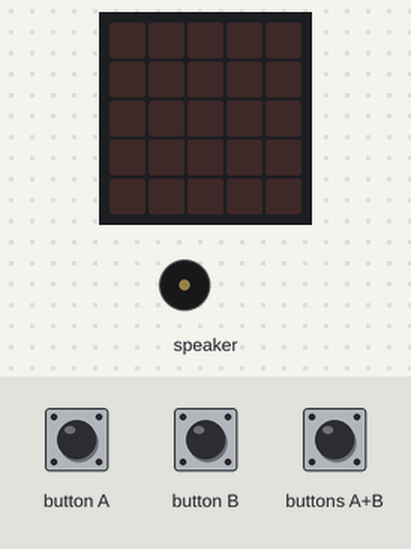
A program run on a simulated Calliope mini (MakeCode). Parts: the board's 5×5 LED display, buzzer (waves = sounding). The inputs (shaded band) are chosen by the test bench.

Above: at 1.2 s.
1.3 s: button A pressed for 0.15 s
At 2.4 s:
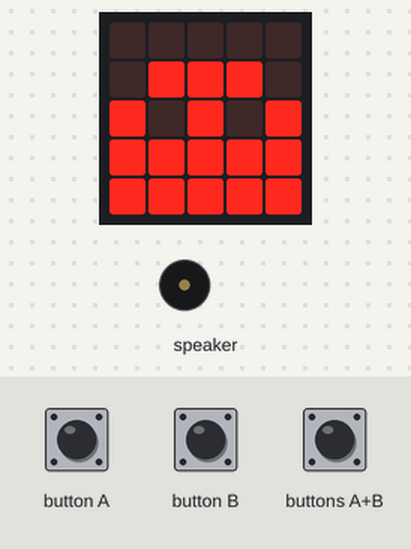
4.4 s: buttons A+B pressed for 0.15 s
At 5.65 s:
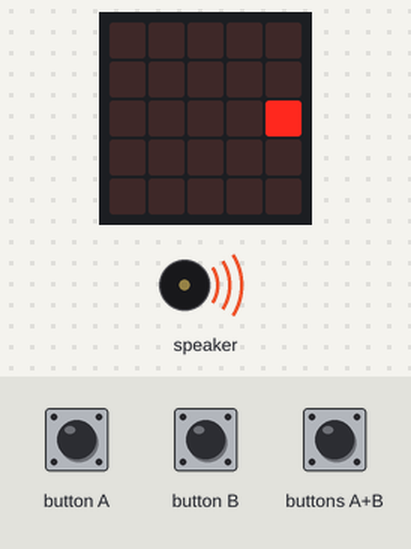
7.4 s: button B pressed for 0.15 s
At 10.05 s:
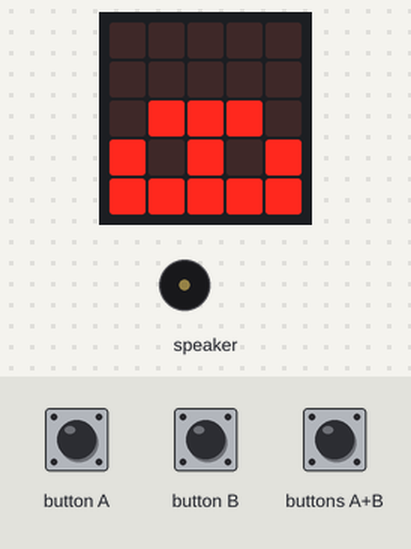
10.4 s: button A pressed for 0.15 s
At 13.3 s:
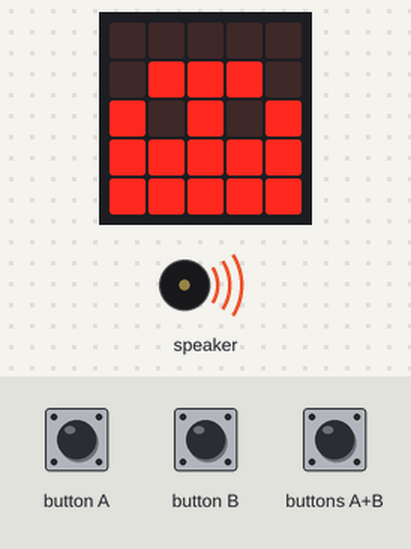
13.4 s: buttons A+B pressed for 1 s
16.5 s: button B pressed for 0.15 s
At 20.39 s:
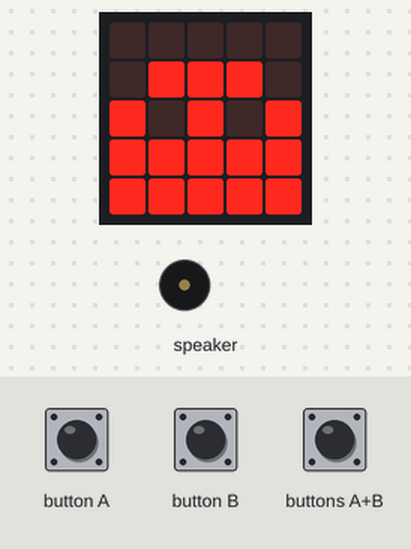
Timing chart, 0 to 20.5 s (numbered marks = the images above; inputs shaded):
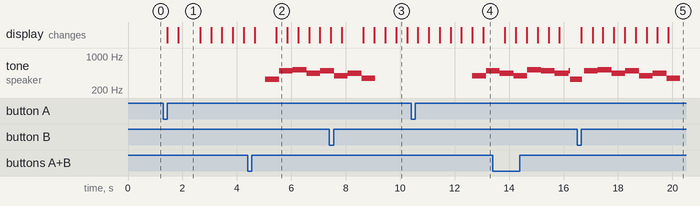

The program:

main.ts
```typescript
input.onButtonEvent(Button.A, input.buttonEventClick(), function () {
    basic.showLeds(`
        . # # # .
        # . # . #
        # # # # #
        # # # # #
        # . # . #
        `)
    basic.showLeds(`
        . . . . .
        . # # # .
        # . # . #
        # # # # #
        # # # # #
        `)
    basic.showLeds(`
        . . . . .
        . # # # .
        # . # . #
        # # # # #
        # # # # #
        `)
    basic.showLeds(`
        . . . . .
        . . . . .
        . # # # .
        # . # . #
        # # # # #
        `)
    basic.showLeds(`
        . . . . .
        . . . . .
        # # # . .
        . # . # .
        # # # # .
        `)
    basic.showLeds(`
        . . . . .
        . . . . .
        # # . . .
        # . # . .
        # # # . .
        `)
    basic.showLeds(`
        . . . . .
        . . . . .
        # . . . .
        . # . . .
        # # . . .
        `)
    basic.showLeds(`
        . . . . .
        . . . . .
        . . . . .
        # . . . .
        # . . . .
        `)
    basic.showLeds(`
        . . . . .
        . . . . .
        . . . . .
        . . . . .
        . . . . .
        `)
    music.playMelody("E B C5 A B G A F ", 120)
})
input.onButtonEvent(Button.AB, input.buttonEventClick(), function () {
    basic.showLeds(`
        . . . . .
        . . . . .
        . . . . .
        . . . . .
        . . . . .
        `)
    basic.showLeds(`
        . . . . .
        . . . . .
        . . . . #
        . . . . .
        . . . . .
        `)
    basic.showLeds(`
        . . . . .
        . . . . .
        . . . # .
        . . . . .
        . . . . .
        `)
    basic.showLeds(`
        . . . . .
        . . . . .
        . . # . .
        . . . . .
        . . . . .
        `)
    basic.showLeds(`
        . . . . .
        . . . . .
        . . # . .
        . . # . .
        . . . . .
        `)
    basic.showLeds(`
        . . . . .
        . . . . .
        . # # . .
        . # # . .
        . . . . .
        `)
    basic.showLeds(`
        . . . . .
        . # # # .
        . # # # .
        . # # # .
        . . . . .
        `)
    basic.showLeds(`
        . # # # .
        # . # . #
        # # # # #
        # # # # #
        # . # . #
        `)
    basic.pause(500)
    basic.showLeds(`
        . # # # .
        # . # # #
        # # # # #
        # # # # #
        # . # . #
        `)
    basic.pause(500)
    basic.showLeds(`
        . # # # .
        # . # . #
        # # # # #
        # # # # #
        # . # . #
        `)
})
input.onButtonEvent(Button.B, input.buttonEventClick(), function () {
    basic.showLeds(`
        . # # # .
        # . # . #
        # # # # #
        # # # # #
        # . # . #
        `)
    basic.showLeds(`
        . . . . .
        . # # # .
        # . # . #
        # # # # #
        # # # # #
        `)
    basic.showLeds(`
        . . . . .
        . # # # .
        # . # . #
        # # # # #
        # # # # #
        `)
    basic.showLeds(`
        . . . . .
        . . . . .
        . # # # .
        # . # . #
        # # # # #
        `)
    basic.showLeds(`
        . . . . .
        . . . . .
        . . # # #
        . # . # .
        . # # # #
        `)
    basic.showLeds(`
        . . . . .
        . . . . .
        . . . # #
        . . # . #
        . . # # #
        `)
    basic.showLeds(`
        . . . . .
        . . . . .
        . . . . #
        . . . # .
        . . . # #
        `)
    basic.showLeds(`
        . . . . .
        . . . . .
        . . . . .
        . . . . #
        . . . . #
        `)
    basic.showLeds(`
        . . . . .
        . . . . .
        . . . . .
        . . . . .
        . . . . .
        `)
    music.playMelody("G B A G C5 B A B ", 120)
})
basic.forever(function () {

})
```

test.ts
```typescript
// Hier kann man Tests durchführen; diese Datei wird nicht kompiliert, wenn dieses Paket als Erweiterung verwendet wird.
```

Measured:
- after the input at 1.3 s, the display: first changes after 0.15 s (image 1 shows a later state)
- after the input at 4.4 s, the display: first differs from a run without the input after 1.1 s (image 2)
- after the input at 7.4 s, the display: first differs from a run without the input after 1.3 s (image 3 shows a later state)
- by itself, tone on speaker: plays 494 Hz for 0.51 s, 523 Hz for 0.51 s, 440 Hz for 0.51 s, 494 Hz for 0.51 s, 392 Hz for 0.51 s, 440 Hz for 0.51 s … (7 notes in this stretch)
- what the display in image 1 shows lasts 0.8 s, from 1.9 s to 2.7 s
- what the display in image 2 shows lasts 0.4 s, from 5.5 s to 5.9 s
